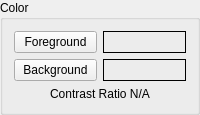
                 <widget class="QGroupBox" name="groupBox_25">
                  <property name="title">
                   <string>Color</string>
                  </property>
                  <layout class="QGridLayout" name="gridLayout_47">
                   <item row="0" column="0">
                    <widget class="QPushButton" name="rb_n_fgc_pb">
                     <property name="text">
                      <string>Foreground</string>
                     </property>
                    </widget>
                   </item>
                   <item row="0" column="1">
                    <widget class="QLabel" name="rb_n_fgc_lb">
                     <property name="frameShape">
                      <enum>QFrame::Box</enum>
                     </property>
                     <property name="text">
                      <string/>
                     </property>
                    </widget>
                   </item>
                   <item row="1" column="0">
                    <widget class="QPushButton" name="rb_n_bgc_pb">
                     <property name="text">
                      <string>Background</string>
                     </property>
                    </widget>
                   </item>
                   <item row="1" column="1">
                    <widget class="QLabel" name="rb_n_bgc_lb">
                     <property name="frameShape">
                      <enum>QFrame::Box</enum>
                     </property>
                     <property name="text">
                      <string/>
                     </property>
                    </widget>
                   </item>
                   <item row="2" column="0" colspan="2">
                    <widget class="QLabel" name="rb_n_ctl_lb">
                     <property name="text">
                      <string>Contrast Ratio N/A</string>
                     </property>
                     <property name="alignment">
                      <set>Qt::AlignCenter</set>
                     </property>
                    </widget>
                   </item>
                  </layout>
                 </widget>
